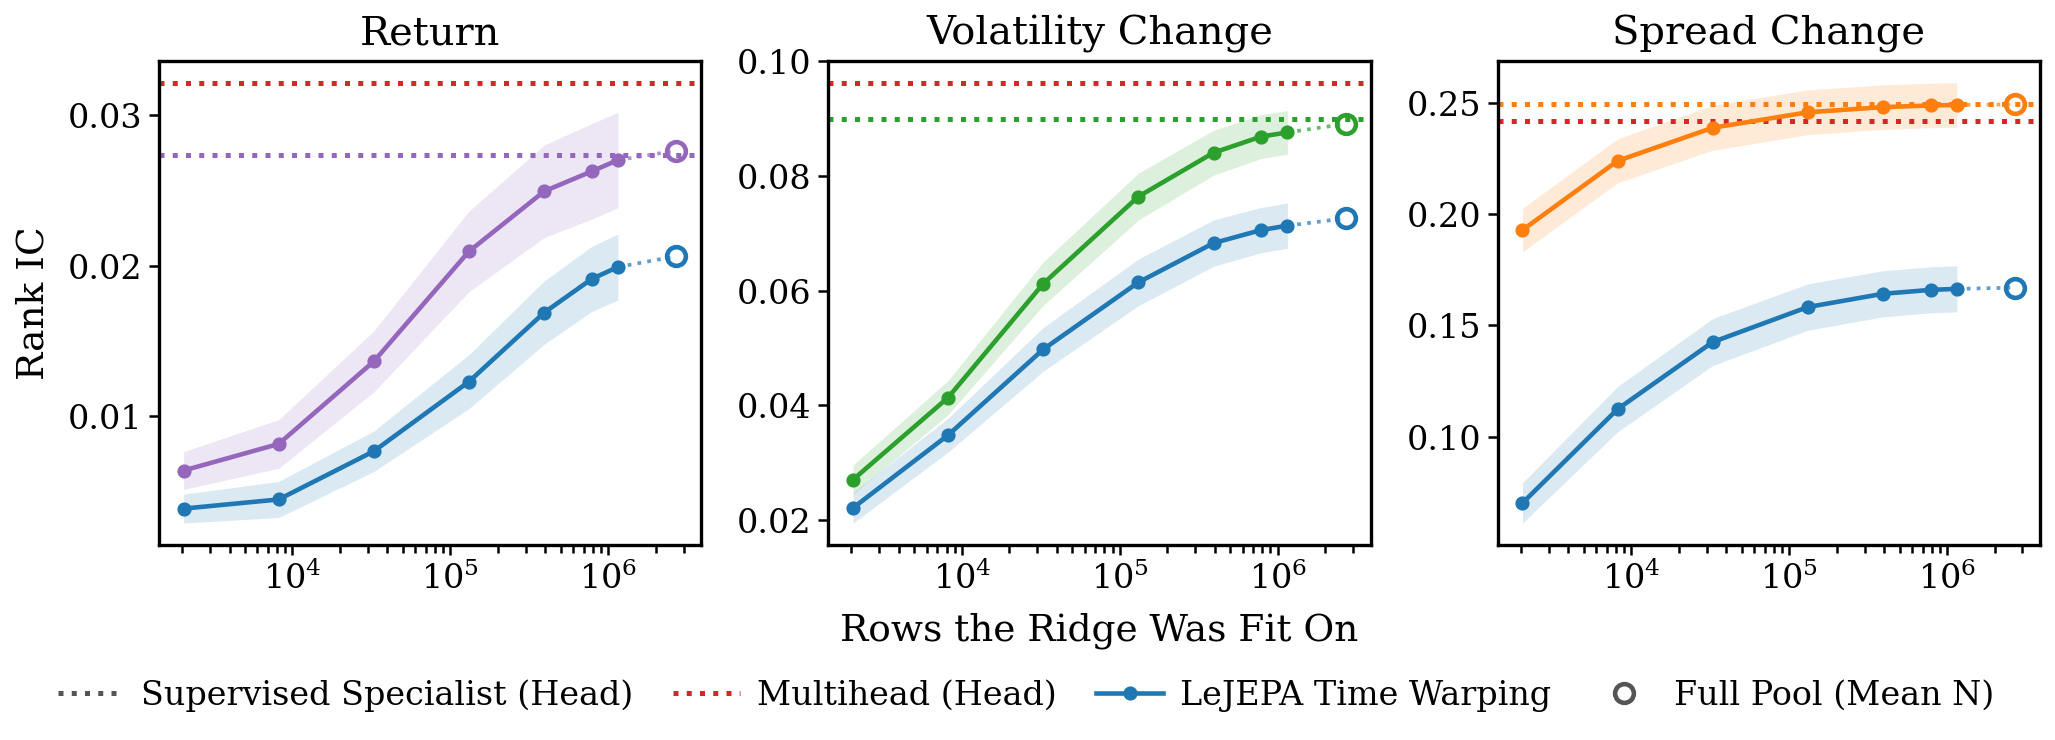

Source code (Python):
"""How far a ridge probe on frozen features gets as the fit pool grows.

One panel per target. Each curve is a nested-prefix ladder over the SAME
embeddings: the probe is fit on the first n rows of one shuffle of the
six-month pool the supervised head itself trained on, so a point differs from
the one before it only by rows added, not by which rows were drawn. The dotted
line is the supervised specialist's TRAINED HEAD on the same eval month --
what the probe is being asked to catch.

WHAT CHANGED FROM THE OLD FIGURE. This used to ask "one month deep or six
months broad"; that question is answered and its script is kept beside this
one as probe_span_deep_vs_broad.py. The question here is whose FEATURES carry
the signal: the supervised trunk that was trained on the target, against
LeJEPA with time warping -- the strongest self-supervised arm on all three
targets in Table~\\ref{tab:probe_fit}, and the current default augmentation.
(LeJEPA same-stock crops, the old default, is not drawn: it is shortcut
learning.)

COLOR AND FURNITURE ARE THE PAPER'S. A target owns a color wherever it
appears -- purple/green/orange for return/volatility/spread, as in
forward_eval_v2 and variance_decomp -- so the supervised specialist takes its
target's color. The rest is those figures' shared helpers rather than local
choices: ``set_two_decimal_yticks`` (their y ticks never go past two
decimals), ``add_bottom_legend`` at the shared offset, ``save_figure`` for png
AND pdf. No suptitle and one x label under the middle panel, both as there.

EVERY POINT OVER THE SAME MONTHS. A month's pool size depends on its
cross-section, so the largest fit sizes exist for only some of them; averaging
whichever months reach each n would put a change of month SET into the shape
of the curve, which is the one thing the curve is supposed to isolate. A point
is drawn only where every month of that arm has it, and the curve ends where
its smallest month does. The full pool is drawn separately, hollow, at the
MEAN of the per-month maxima, because no single n is common to every month
there.

IC IS RAW, not floor-subtracted, and the comparison here is between arms on
one panel. The untrained floor has since landed on the full 31-month panel and
``--with-floor`` draws it as a fourth curve (black dashed, seed-averaged) into
a SEPARATE file, so the reported figure keeps the three arms it was written
for and the floor version is an additional read rather than a replacement.

Data is the probe-breadth sweep (scripts/eval/probe_fit_size.py reduce, one
json per job and eval month). PARTIAL IS EXPECTED -- the panel fills in as
jobs land, and the title says how many months each curve rests on.

    uv run plots/core/probe_fit_breadth.py [--alpha 10]
"""
from __future__ import annotations

import argparse
import json
import math
import sys
from pathlib import Path

import numpy as np
import matplotlib
matplotlib.use("Agg")
import matplotlib.pyplot as plt  # noqa: E402

ROOT = Path(__file__).resolve().parents[2]
sys.path.insert(0, str(ROOT))
sys.path.insert(0, str(ROOT / "plots"))
sys.path.insert(0, str(ROOT / "plots/core"))
from paths import FT_JSON, HEAD_JSON, RESULTS, index_rows, result_files  # noqa: E402,F401
import readout as _readout  # noqa: E402
from style import (COMPACT_RC_PARAMS, SERIES_STYLES, WIDTH_FULL,  # noqa: E402
                   add_bottom_legend, apply_style, save_figure,
                   set_two_decimal_yticks)


# (task, panel title, the supervised specialist that owns it, its style key).
# The specialist's style key is what carries the target's color, so the panel,
# its supervised curve and its head line cannot drift apart.
# The last field is the legend corner. Pinned rather than "best": the curves
# rise left-to-right and the head lines sit across the top, so matplotlib's
# choice landed the Return box on top of the two dotted head lines. Each panel
# names the quadrant its own curves leave empty.
PANELS = [
    ("return_900", "Return", "sup_return_w8", "supervised_return",
     "lower right"),
    ("volatility_change_900", "Volatility Change", "sup_vol_w8",
     "supervised_vol", "lower right"),
    ("spread_change_900", "Spread Change", "sup_spread_w8",
     "supervised_spread", "center right"),
]
# LeJEPA + time warp: the default augmentation and the strongest SSL arm.
# tab:blue is LeJEPA's color in the paper.
LEJEPA_KEY = "pair_warp_6mo"
LEJEPA_COLOR = "tab:blue"
LEJEPA_LABEL = "LeJEPA (time warping)"

# THE SAME ARM, FINETUNED. A synthetic series key so the finetune rides the
# same _series() machinery as everything else -- the month-matching, the
# common-rung rule and the hollow full-pool marker are not worth a second
# implementation that can drift from this one.
#
# WHAT ITS X MEANS, AND HOW THAT DIFFERS FROM THE SOLID CURVES. On the frozen
# curves x is rows the RIDGE was fit on. Here it is rows the ENCODER was
# finetuned on; the readout is the standard full-pool probe, as in the
# reported table. Both are labelled rows spent, which is what makes one axis
# legitimate, but they are spent in different places -- that IS the question
# the panel now asks.
#
# IT IS READ OFF THE HEAD, not a probe. The finetune scores head-only, which
# is what makes it cheap: the a36 probe-fit month is never embedded. So these
# points are the model's own forecast rather than a ridge refit on its
# embeddings, while the solid curves beside them are probes. The head init is
# what makes them commensurable -- at step 0 the head IS that ridge probe --
# but they are not the same estimator, and the dotted head references on each
# panel are the like-for-like comparison. The rungs are also UN-ANNEALED: each
# sits in a WSD stable phase, so it is a lower bound on a decayed model there.
#
# AND THE CAVEAT. The finetune's head starts at a ridge probe fit on the FULL
# six-month span whatever x says (scripts/eval/fit_ridge_head_init.py), so
# this curve does not fall to zero on the left: it decays toward the full-pool
# probe, which is where its own init sits. It is not a total-label-budget
# curve and must not be read as one.
FT_KEY = "pair_warp_6mo_ft"
FT_LABEL = "LeJEPA Time Warping (finetuned)"

# ONE CURVE PER LEARNING RATE, because the LR is the thing under test. The
# 1e-5 wave lost a third of its IC in the first 32 steps from a head init that
# reproduces the probe exactly, so the arm was re-run at 1e-6; drawing only one
# of them would hide the comparison the second wave exists to make. A row's LR
# comes from the collector (`blr`), not from the directory name -- see
# collect_ssl_finetune_breadth.py.
FT_KEY_FMT = "pair_warp_6mo_ft_{}"


def _ft_label(blr) -> str:
    return f"{FT_LABEL}, blr {blr:g}" if blr else FT_LABEL


def _fmt_blr(blr) -> str:
    return f"{blr:g}" if blr else "unknown"

# THE MULTIHEAD'S HEAD ON EVERY PANEL. It trained a head on all three targets
# off ONE trunk, so unlike the specialists it gives a single model's reference
# line in all three -- the bar a general-purpose supervised trunk sets. Red is
# its color everywhere in the paper (SERIES_STYLES["multihead"]).
MULTI_KEY = "sup_multi_w8"

# THE UNTRAINED FLOOR AS A CURVE (--with-floor). probe_fit_table.py reports it
# as one number and strikes every cell that does not beat it; on this axis it
# answers a question that table cannot -- whether an arm's margin over a random
# encoder holds at every fit size, or only appears once the ridge has enough
# rows to exploit features the floor also has.
#
# SEEDS ARE AVERAGED PER (MONTH, N) BEFORE _series AVERAGES OVER MONTHS, which
# is floor_row()'s order in probe_fit_table.py. A seed is a draw from the same
# untrained architecture, so the three are exchangeable and one seed's noise
# must not set the level a whole panel is read against.
#
# Black dashed is SERIES_STYLES["randinit"], the paper's convention wherever
# the floor is drawn as a series rather than subtracted: it is a reference
# level, not another method. It cannot collide with the finetune's dashed blue.
FLOOR_KEY = "randinit"
FLOOR_COLOR = SERIES_STYLES["randinit"]["color"]
FLOOR_LABEL = "Random ViT"

# THE SPECIALIST'S HEAD LINE TAKES ITS TARGET'S COLOR, like its probe curve --
# the two are the same model read two ways, and the target owns the color
# everywhere else in the paper. Only the shared legend's SWATCH is neutral,
# since one key cannot be purple, green and orange at once; the dotted stroke
# is what identifies it, and the panel supplies the color.
HEAD_GRAY = "#555555"   # legend swatch and the hollow full-pool key only


def load_curves(alpha):
    """{series_key: {eval_month: {n: ic_by_task}}} over every result json."""
    idx = {(r["run_id"], r["eval_month"]): r["series_key"]
           for r in index_rows()}

    # COLLECT, THEN CHOOSE THE READOUT -- the same rule probe_fit_table uses,
    # from the same module. Assigning straight into `out` let the last file
    # read win, and `sorted()` puts "pball-*" (mean) before "pblast-*" (last),
    # so this figure and that table would silently have shown different
    # readouts for the same arm. See readout.py.
    seen: dict[tuple, list] = {}
    for name, rows in result_files(RESULTS):
        ym = Path(name).stem[-7:]
        if len(ym) != 7 or ym[4] != "-":
            continue
        for row in rows:
            if abs(float(row.get("alpha", -1)) - alpha) > 1e-9:
                continue
            series = idx.get((row["ckpt"], ym))
            if series is None:
                continue
            seen.setdefault((series, ym), []).append(row)

    out: dict[str, dict[str, dict[int, dict]]] = {}
    blank: set[str] = set()
    for (series, ym), rows in seen.items():
        kept, used = _readout.pick(rows, series)
        if used != _readout.PREDICT_READOUT:
            blank.add(series)
        for row in kept:
            out.setdefault(series, {}).setdefault(ym, {})[int(row["n"])] = row
    _readout.report(blank, sys.stderr)
    return out


def load_head():
    """{(series_key, task): {month: ic}} -- the trained-head reference."""
    out: dict[tuple, dict[str, float]] = {}
    if HEAD_JSON.exists():
        for r in json.loads(HEAD_JSON.read_text()):
            if r.get("ic") is not None:
                out.setdefault((r["series_key"], r["target"]), {})[
                    r["eval_month"]] = float(r["ic"])
    return out


def load_finetune(curves, field="ic", files=None, blrs=None):
    """Fold the finetune sweep into ``curves`` under :data:`FT_KEY`.

    Shaped exactly like the probe-breadth rows so ``_series`` can read it: the
    collector already resolves a full-pool run's ``rows-0`` to that month's
    real pool size, so each month contributes its own top rung and the hollow
    marker lands where it does for every other arm.
    """
    # EVERY WAVE FILE, not just the default one. The collector refuses to pool
    # two commits into one file, so each wave is collected to its own
    # ssl_finetune_breadth*.json and they are read back together here.
    #
    # ``files`` NARROWS THAT, and the reason is not tidiness. Two waves can
    # carry the same LR on the same months at different commits -- 1e-05 is in
    # both the 047986 wave and the 653736 pilot -- and one of those commits
    # predates the head-scale fix, so its head never moved. Pooled under one
    # key they would differ only in which file was read last. The collision
    # guard below refuses that; ``files`` is how a caller says which wave it
    # means.
    rows = []
    for f in (sorted(FT_JSON.parent.glob("ssl_finetune_breadth*.json"))
              if files is None else files):
        rows.extend(json.loads(Path(f).read_text()))
    if not rows:
        return
    # WHICH ESTIMATOR THE CURVE IS. ``ic`` is the finetune's own head; a wave
    # run with POST_TRAIN_PROBE=1 also carries ``ic_probe``, a fresh ridge on
    # the finetuned encoder. Against the frozen-probe curves beside it only
    # the probe is like for like -- see the FT_KEY note on commensurability --
    # so a months-restricted read of a probe-bearing wave should ask for it.
    # A wave without probes simply contributes nothing under field="ic_probe",
    # which is the honest outcome rather than a silent fallback to the head.
    for r in rows:
        if r.get(field) is None or not r.get("rows"):
            continue
        if blrs is not None and r.get("blr") not in blrs:
            continue
        # EVERY LADDER RUNG IS A POINT. Since the WSD rewrite these are
        # stable-phase checkpoints of ONE run at constant LR, so they were all
        # trained under the same optimizer state and differ only in how many
        # observations they consumed -- which is the axis. (Under the earlier
        # cosine wave each budget was its own run and only the endpoint
        # counted; that is a different commit and the collector refuses to
        # pool the two.)
        #
        # THE RUN ROOT IS KEPT, as that curve's FULL-POOL point. It is the
        # decayed endpoint -- the one properly annealed model on the arm -- and
        # every month's lands at a different budget, so it can never be a
        # shared rung and _series draws it exactly where it draws every other
        # arm's: hollow, at the mean of the per-month maxima. Dropping it threw
        # away the most defensible point on the curve to avoid a mismatch the
        # figure already has an idiom for.
        # THE X IS THE NOMINAL RUNG, NOT THE MEASURED COUNT. A checkpoint
        # lands on a whole number of steps, so two months asked for 32,768
        # observations report 32,512 and 33,024; _series draws only the
        # budgets EVERY month reached, so keying on the measured count leaves
        # one month per rung and no line at all. The collector does the
        # binning (and refuses to bin an annealed root, whose budget is that
        # month's own pool) -- here the root simply keeps its own count, which
        # is what makes it the hollow full-pool marker.
        n = r.get("rung") or int(r["rows"])
        key = FT_KEY_FMT.format(_fmt_blr(r.get("blr")))
        slot = (curves.setdefault(key, {}).setdefault(r["eval_month"], {})
                .setdefault(int(n), {}))
        # TWO WAVES, ONE SLOT. Same LR, month and rung from different commits
        # is not a duplicate to be deduplicated -- it is two different models,
        # and picking one by file order would put the head-scale bug into a
        # curve at random. Say which wave you meant.
        prev = slot.get(r["task"])
        if prev is not None and abs(prev - float(r[field])) > 1e-12:
            raise SystemExit(
                f"two waves both claim blr {_fmt_blr(r.get('blr'))} "
                f"{r['eval_month']} rung {int(n)} {r['task']} "
                f"({prev:g} vs {float(r[field]):g}); pass --ft-file to say "
                f"which one this figure means")
        slot[r["task"]] = float(r[field])


def fold_floor(curves):
    """Average the randinit seeds into one synthetic :data:`FLOOR_KEY` arm.

    Only the three panel targets are pooled: a result row also carries ``n``,
    ``alpha`` and ``ckpt``, and averaging those would be meaningless even
    though ``_series`` would never read them.
    """
    seeds = sorted(k for k in curves if k.startswith("randinit_s"))
    if not seeds:
        return
    tasks = [t for t, *_ in PANELS]
    acc: dict[str, dict[int, dict[str, list]]] = {}
    for s in seeds:
        for ym, rows in curves[s].items():
            for n, row in rows.items():
                for task in tasks:
                    v = row.get(task)
                    if v is None or (isinstance(v, float) and math.isnan(v)):
                        continue
                    (acc.setdefault(ym, {}).setdefault(int(n), {})
                     .setdefault(task, []).append(float(v)))
    curves[FLOOR_KEY] = {
        ym: {n: {t: float(np.mean(vs)) for t, vs in by_task.items()}
             for n, by_task in by_n.items()}
        for ym, by_n in acc.items()}


def restrict_months(curves, months):
    """Drop every month outside ``months`` from every arm, in place.

    THE FILTER GOES HERE, NOT IN ``_series``. Every rule downstream is stated
    over "the months this arm has" -- the common-rung intersection, the hollow
    full-pool marker at the mean of the per-month maxima, the head line that
    month-matches to its own arm's curve. Narrowing the set before any of them
    runs means they all keep meaning what they say; filtering inside the
    drawing code would leave each of them with its own idea of which months
    the figure is about.

    An arm with none of these months is removed rather than left empty, so it
    is absent from the legend instead of appearing as a curve that is nowhere.
    """
    want = set(months)
    for key in list(curves):
        kept = {m: v for m, v in curves[key].items() if m in want}
        if kept:
            curves[key] = kept
        else:
            del curves[key]


def _series(curves, key, task):
    """(ns, mean, se, months, tops) for one arm on one task.

    ``ns`` are only the ladder rungs EVERY month of this arm reached; ``tops``
    are the per-month maxima, which is the full pool and is drawn on its own.
    """
    per_month = curves.get(key, {})
    by_n: dict[int, dict[str, float]] = {}
    tops: list[tuple[int, float]] = []
    months = []
    for ym, rows in per_month.items():
        vals = {n: r.get(task) for n, r in rows.items()
                if r.get(task) is not None
                and not (isinstance(r.get(task), float)
                         and math.isnan(r[task]))}
        if not vals:
            continue
        months.append(ym)
        for n, v in vals.items():
            by_n.setdefault(n, {})[ym] = float(v)
        mx = max(vals)
        tops.append((mx, float(vals[mx])))
    if not months:
        return None
    ns = sorted(n for n, d in by_n.items() if len(d) == len(months))
    if not ns:
        return None
    arr = [np.array([by_n[n][m] for m in months]) for n in ns]
    mu = np.array([float(a.mean()) for a in arr])
    se = np.array([float(a.std(ddof=1) / np.sqrt(len(a))) if len(a) > 1 else 0.0
                   for a in arr])
    return ns, mu, se, sorted(months), tops


# One dash pattern per LR, so two finetune curves in the same blue are still
# told apart in print. Anything not listed falls back to a plain dash.
FT_DASHES = {"1e-05": (0, (1, 1.2)), "1e-06": "--"}


def draw(curves, head, alpha, out: Path, with_floor=False):
    # THE PAPER'S FULL-TEXT WIDTH AND ITS COMPACT FONTS. Fixing the width is
    # what makes point sizes match across figures without LaTeX rescaling
    # anything; 0.36 is the three-panel-row aspect variance_decomp uses.
    apply_style(extra=COMPACT_RC_PARAMS)
    fig, axes = plt.subplots(1, 3, figsize=(WIDTH_FULL, WIDTH_FULL * 0.36))
    any_data = False
    # WHICH MONTHS EACH ARM ACTUALLY RESTS ON. Every curve is a mean over its
    # own months, and the figure says nothing about which; on the full panel
    # they agree and the caption carries the count. On a narrowed panel they
    # need not agree -- an arm missing one of five months is a fifth of a
    # different comparison -- so the arms are reported to stderr, and a
    # disagreement is called out rather than left to be read off the caption.
    coverage: dict[str, set] = {}
    # The finetune is an overlay and lands job by job. Its key goes in the
    # legend only once a panel has actually drawn it -- a standing entry for a
    # curve that is not there reads as a curve that is zero everywhere.
    drew_ft = False
    drew_floor = False
    # Which finetune LRs actually landed. Sorted descending so the LOWEST LR
    # is drawn last and sits on top: it is the corrected arm.
    ft_blrs = sorted(
        {k[len(FT_KEY_FMT.format("")):] for k in curves
         if k.startswith(FT_KEY_FMT.format(""))},
        key=lambda t: -float(t) if t != "unknown" else 0.0)
    ft_blrs = [None if b == "unknown" else float(b) for b in ft_blrs]
    for ax, (task, title, sup_key, sup_style, loc) in zip(axes, PANELS):
        color = SERIES_STYLES[sup_style]["color"]
        arms = [(sup_key, "Supervised (probe)", color, "-"),
                (LEJEPA_KEY, LEJEPA_LABEL, LEJEPA_COLOR, "-")]
        # Dashed, same blue: one arm read two ways, not two arms. One entry
        # per learning rate present, cheapest LR last so the arm that is meant
        # to be read draws on top of the one it replaces.
        for blr in ft_blrs:
            arms.append((FT_KEY_FMT.format(_fmt_blr(blr)), _ft_label(blr),
                         LEJEPA_COLOR, FT_DASHES.get(_fmt_blr(blr), "--")))
        if with_floor:
            arms.append((FLOOR_KEY, FLOOR_LABEL, FLOOR_COLOR, "--"))
        n_months = {}
        for key, label, c, ls in arms:
            got = _series(curves, key, task)
            if got is None:
                continue
            any_data = True
            ns, mu, se, months, tops = got
            n_months[label] = len(months)
            drew_ft = drew_ft or key.startswith(FT_KEY_FMT.format(""))
            drew_floor = drew_floor or key == FLOOR_KEY
            # linestyle by KEYWORD: a dash pattern is a tuple, which is not a
            # valid positional format string.
            coverage.setdefault(label, set()).update(months)
            ax.plot(ns, mu, marker="o", linestyle=ls, color=c, ms=2.4, lw=1.1,
                    label=label, zorder=3)
            ax.fill_between(ns, mu - se, mu + se, color=c, alpha=0.16, lw=0)
            # THE FULL POOL, which the shared grid cannot show. The solid
            # curve stops at the last ladder rung EVERY month reached
            # (1,152,000); each month's actual pool is larger and a different
            # size, so no single x exists for it. Drawn hollow at the MEAN of
            # the per-month maxima -- an average x, not a shared one -- and
            # joined to the curve by a dotted stub so it reads as that curve's
            # endpoint rather than a stray marker. It is the largest fit
            # actually run, and the one closest to the head.
            if len(tops) == len(months):
                fx = float(np.mean([t[0] for t in tops]))
                fy = float(np.mean([t[1] for t in tops]))
                ax.plot([ns[-1], fx], [mu[-1], fy], ":", color=c, lw=0.9,
                        alpha=0.7, zorder=3)
                ax.plot([fx], [fy], "o", ms=4.5, mfc="none", mec=c, mew=1.1,
                        zorder=4)
        # THE TRAINED HEAD, month-matched to the supervised curve so the line
        # and the curve describe the same months.
        for hkey, hcolor, hlabel in (
                (sup_key, color, "Supervised (head)"),
                (MULTI_KEY, SERIES_STYLES["multihead"]["color"],
                 "Multihead (head)")):
            hd = head.get((hkey, task), {})
            # Month-matched to that arm's OWN curve, so the line and the arm
            # describe the same months. The multihead covers 25 of the 31
            # months, so its line is not over the same set as the specialist's
            # and must not borrow it.
            hv = [hd[m] for m in curves.get(hkey, {}) if m in hd]
            if hv:
                ax.axhline(float(np.mean(hv)), ls=":", lw=1.2, color=hcolor,
                           zorder=2, label=hlabel)
        # The month count lives in the caption, not the panel: it is the same
        # for all three and changes every time the sweep lands another job.
        ax.set_title(title, pad=4)
        ax.set_xscale("log")
        ax.grid(False)
        ax.tick_params(axis="both", length=2.5, width=0.6, pad=1.5)
        set_two_decimal_yticks(ax, nbins=5)
        # No per-panel legend: see the figure-level one below.
    axes[0].set_ylabel("Rank IC")
    # One x label, under the middle panel: the axis is the same on all three
    # and three copies of it is furniture, not information.
    axes[1].set_xlabel("Rows the Ridge Was Fit On")
    # ONE LEGEND FOR THE FIGURE. Everything in it means the same thing in all
    # three panels; the solid colored curve is the supervised specialist and
    # takes its target's color, which is the convention the rest of the paper
    # sets, so it is the panel that names it rather than a key.
    from matplotlib.lines import Line2D
    handles = [
        Line2D([], [], ls=":", lw=1.2, color=HEAD_GRAY),
        Line2D([], [], ls=":", lw=1.2,
               color=SERIES_STYLES["multihead"]["color"]),
        Line2D([], [], ls="-", lw=1.1, marker="o", ms=2.4,
               color=LEJEPA_COLOR),
    ]
    labels = ["Supervised Specialist (Head)", "Multihead (Head)",
              "LeJEPA Time Warping"]
    if drew_floor:
        handles.append(Line2D([], [], ls="--", lw=1.1, marker="o", ms=2.4,
                              color=FLOOR_COLOR))
        labels.append(FLOOR_LABEL)
    if drew_ft:
        # ONE ENTRY PER LEARNING RATE, matching the dash each was drawn with.
        # With a single LR present the label stays the plain one; the moment
        # there are two, an unlabelled pair of blue dashed curves would be
        # unreadable, and the LR is the whole difference between them.
        for blr in ft_blrs:
            handles.append(Line2D([], [], lw=1.1, marker="o", ms=2.4,
                                  linestyle=FT_DASHES.get(_fmt_blr(blr), "--"),
                                  color=LEJEPA_COLOR))
            labels.append("LeJEPA Time Warping (Finetuned)" if len(ft_blrs) < 2
                          else f"LeJEPA TW (Finetuned, blr {blr:g})")
    handles.append(Line2D([], [], marker="o", ms=4.5, mfc="none",
                          mec=HEAD_GRAY, mew=1.1, ls="none"))
    labels.append("Full Pool (Mean N)")
    fig.tight_layout()
    # LEGEND_BOTTOM_RESERVE_1ROW, the shared default -- the x label sits in
    # this reserved band, so trimming it crowds the label against the legend.
    # Only the intra-legend spacing is tightened: at WIDTH_FULL these four
    # entries run close to the full text width.
    # ONE ROW WHILE THE ENTRIES FIT. add_bottom_legend picks the bottom
    # reserve from len(labels)/ncol, so a hardcoded 4 would send five entries
    # to a second row with one lonely key in it.
    ncol = len(labels) if len(labels) <= 5 else 3
    add_bottom_legend(fig, handles, labels, ncol=ncol,
                      columnspacing=1.2, handletextpad=0.5)
    save_figure(fig, out)
    plt.close(fig)
    return any_data, coverage


def main():
    global RESULTS
    p = argparse.ArgumentParser(description=__doc__)
    p.add_argument("--results", default=str(RESULTS))
    p.add_argument("--alpha", type=float, default=10.0)
    p.add_argument("--out", default=None)
    p.add_argument("--with-floor", action="store_true",
                   help="draw the untrained Random ViT floor as a fourth "
                        "curve, seed-averaged; writes _floor.png unless --out "
                        "says otherwise, so the reported figure is untouched")
    p.add_argument("--with-finetune", action="store_true",
                   help="draw the SSL finetune as an extra curve; writes "
                        "_ft.png unless --out says otherwise, so the reported "
                        "figure is untouched. Partial is expected -- it draws "
                        "from whatever months have landed.")
    p.add_argument("--months", default=None,
                   help="comma-separated eval months; every arm is narrowed "
                        "to these before any curve is built. --out is "
                        "required with it, so the reported figure cannot be "
                        "overwritten by a subset of its own panel.")
    p.add_argument("--ft-readout", choices=("head", "probe"), default="head",
                   help="which finetune number to draw: its own head "
                        "(default, and what the reported _ft figure shows) or "
                        "a fresh ridge on the finetuned encoder. Only "
                        "'probe' is like-for-like against the frozen-probe "
                        "curves beside it; waves run head-only contribute "
                        "nothing under it.")
    p.add_argument("--ft-blr", default=None,
                   help="comma-separated finetune learning rates to draw; "
                        "default draws every one present")
    p.add_argument("--ft-file", action="append", default=None,
                   help="a collected wave json to read instead of every "
                        "ssl_finetune_breadth*.json; repeatable. Needed "
                        "whenever two waves share an LR and a month.")
    a = p.parse_args()
    if a.months and a.out is None:
        raise SystemExit("--months needs --out: a narrowed panel must not be "
                         "written over the reported figure")
    if a.out is None:
        stem = Path(__file__).with_suffix("")
        suffix = ("_floor" if a.with_floor else "") + ("_ft" if a.with_finetune else "")
        a.out = str(stem.with_name(stem.name + suffix).with_suffix(".png"))

    RESULTS = Path(a.results)
    curves = load_curves(a.alpha)
    if not curves:
        raise SystemExit(f"no results under {RESULTS} (alpha {a.alpha:g})")
    # Folded in AFTER the emptiness check: the finetune is an overlay on this
    # figure, not a reason for it to exist, and a run of it with no probe
    # results at all is a broken invocation whatever the finetune has landed.
    #
    # OPT-IN, like the floor. The reported figure is the frozen-probe
    # comparison and must not acquire a curve read off a different estimator
    # (the finetune scores its HEAD) just because a sweep happens to have
    # landed some months.
    if a.with_finetune:
        load_finetune(
            curves,
            field="ic" if a.ft_readout == "head" else "ic_probe",
            files=a.ft_file,
            blrs=({float(x) for x in a.ft_blr.split(",")}
                  if a.ft_blr else None))
    if a.with_floor:
        fold_floor(curves)
    # AFTER every arm is folded in, so the floor and the finetune are narrowed
    # by the same rule as the probe curves rather than each at its own loader.
    if a.months:
        restrict_months(curves, [m.strip() for m in a.months.split(",")])
        if not curves:
            raise SystemExit(f"no arm has any of {a.months}")
    ok, coverage = draw(curves, load_head(), a.alpha, Path(a.out),
                        with_floor=a.with_floor)
    if not ok:
        raise SystemExit("results found but no arm drawn -- wrong keys?")
    months = {m for d in curves.values() for m in d}
    print(f"wrote {a.out} ({len(curves)} arm(s) over {len(months)} month(s))")
    for label, ms in sorted(coverage.items()):
        print(f"  {label}: {len(ms)} month(s) {' '.join(sorted(ms))}",
              file=sys.stderr)
    if len({frozenset(v) for v in coverage.values()}) > 1:
        print("  WARNING: the arms above do not rest on the same months, so "
              "the panel compares means over different sets.", file=sys.stderr)


if __name__ == "__main__":
    main()
